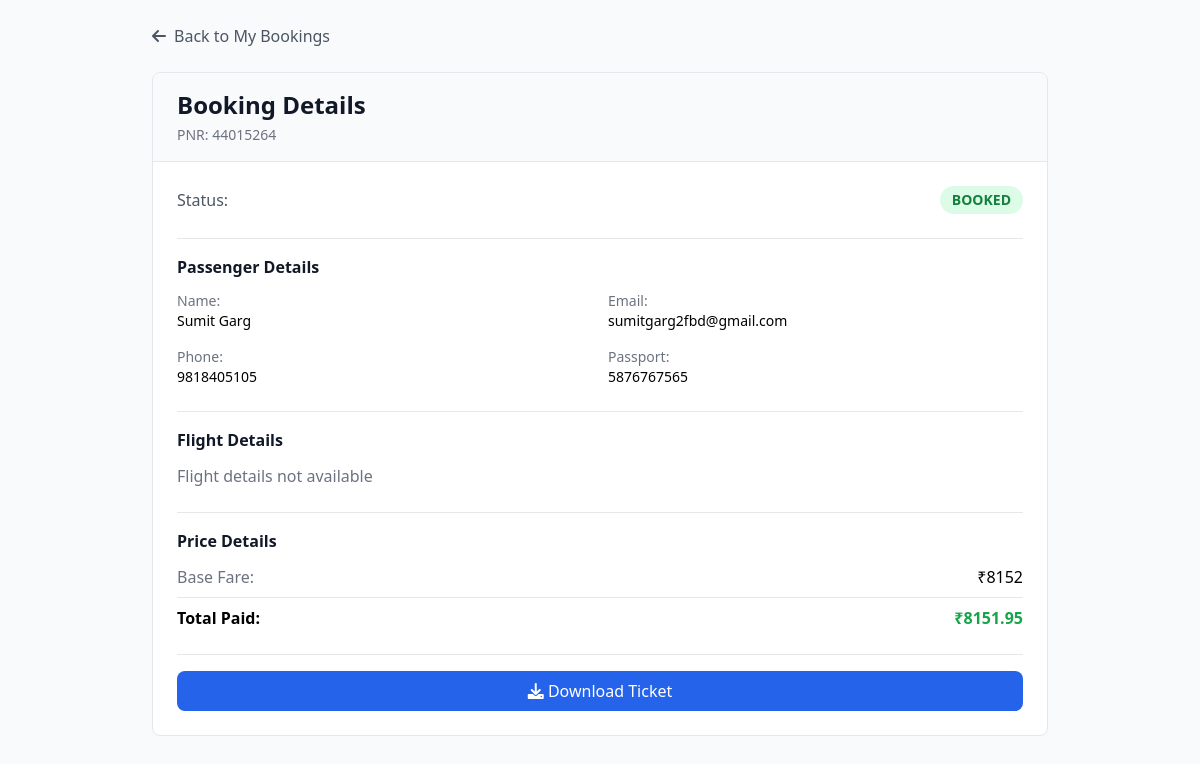
/booking/44015264/, run on the app's committed database.
### book_flight/models.py (models this page shows, shortened)
class FlightBookingModel(models.Model):
    BOOKING_STATUS_CHOICES = [
        ("PENDING", "Pending"),
        ("BOOKED", "Booked"),
        ("FAILED", "Failed"),
    ]
    PAYMENT_STATUS_CHOICES = [
        ("SUCCESS", "Success"),
        ("FAILED", "Failed"),
        ("PENDING", "Pending"),
    ]
    user = models.ForeignKey(User, on_delete=models.SET_NULL, null=True, blank=True)
    traveler = models.ForeignKey(
        "TravelerDetail",
        on_delete=models.CASCADE,
        null=True,
        blank=True
    )
    flight_offer = models.ForeignKey(
        "routes.FlightOfferModel",
        on_delete=models.CASCADE,
        null=True,
        blank=True
    )
    fare_option = models.CharField(max_length=20, default="STANDARD", null=True, blank=True)
    final_price_inr = models.DecimalField(max_digits=12, decimal_places=2, null=True, blank=True)
    booking_status = models.CharField(
        max_length=20,
        choices=BOOKING_STATUS_CHOICES,
        default="PENDING",
        null=True,
        blank=True
    )
    pnr = models.CharField(max_length=30, null=True, blank=True)
    booking_response = models.JSONField(null=True, blank=True)
    payu_txnid = models.CharField(max_length=100, unique=True, null=True, blank=True)
    payu_mihpayid = models.CharField(max_length=100, null=True, blank=True)
    payu_status = models.CharField(
        max_length=20,
        choices=PAYMENT_STATUS_CHOICES,
        default="PENDING",
        null=True,
        blank=True
    )
    payu_response = models.JSONField(null=True, blank=True)
    payment_verified = models.BooleanField(default=False)
    selected_extras = models.JSONField(default=list, blank=True)
    extras_amount_inr = models.DecimalField(max_digits=12, decimal_places=2, default=0, null=True, blank=True)
    created_at = models.DateTimeField(auto_now_add=True)

class TravelerDetail(models.Model):
    first_name = models.CharField(max_length=30, null=True, blank=True)
    last_name = models.CharField(max_length=30, null=True, blank=True)
    dob = models.DateField(null=True, blank=True)
    email = models.EmailField(max_length=50, null=True, blank=True)
    phone = models.CharField(max_length=15, null=True, blank=True)
    passport_no = models.CharField(max_length=40, null=True, blank=True)
    passport_expiry = models.DateField(null=True, blank=True)
    created_at = models.DateTimeField(auto_now_add=True)

### travel_detail/views.py (the view)
# urls.py: path('booking/<str:pnr>/', views.booking_detail, name='booking_detail'),
def booking_detail(request, pnr):
    from django.shortcuts import render
    booking = get_object_or_404(FlightBookingModel, pnr=pnr)
    return render(request, 'booking_detail.html', {'booking': booking})

### travel_detail/templates/booking_detail.html (shortened to what this page needs)
<!DOCTYPE html>
<html>
<head>
    <script src="https://cdn.tailwindcss.com"></script>
    <link rel="stylesheet" href="https://cdnjs.cloudflare.com/ajax/libs/font-awesome/6.0.0-beta3/css/all.min.css">
</head>
<body class="bg-gray-50 min-h-screen p-6">
    <div class="max-w-4xl mx-auto">
        <div class="mb-6">
            <a href="{% url 'my_bookings' %}" class="inline-flex items-center gap-2 text-gray-600 hover:text-gray-900">
                <i class="fas fa-arrow-left"></i>
                Back to My Bookings
            </a>
        </div>
        <div class="bg-white rounded-lg border border-gray-200 overflow-hidden">
            <div class="bg-gray-50 px-6 py-4 border-b border-gray-200">
                <h1 class="text-2xl font-bold text-gray-900">Booking Details</h1>
                <p class="text-gray-500 text-sm mt-1">PNR: {{ booking.pnr }}</p>
            </div>
            <div class="p-6 space-y-6">
                <div class="flex justify-between items-center">
                    <span class="text-gray-600">Status:</span>
                    <span class="px-3 py-1 rounded-full text-sm font-semibold
                        {% if booking.booking_status == 'BOOKED' %}
                            bg-green-100 text-green-700
                        {% elif booking.booking_status == 'PENDING' %}
                            bg-yellow-100 text-yellow-700
                        {% else %}
                            bg-red-100 text-red-700
                        {% endif %}
                    ">
                        {{ booking.booking_status }}
                    </span>
                </div>
                <div class="border-t pt-4">
                    <h2 class="font-semibold text-gray-900 mb-3">Passenger Details</h2>
                    <div class="grid grid-cols-2 gap-4 text-sm">
                        <div>
                            <span class="text-gray-500">Name:</span>
                            <p class="font-medium">{{ booking.traveler.first_name }} {{ booking.traveler.last_name }}</p>
                        </div>
                        <div>
                            <span class="text-gray-500">Email:</span>
                            <p class="font-medium">{{ booking.traveler.email }}</p>
                        </div>
                        <div>
                            <span class="text-gray-500">Phone:</span>
                            <p class="font-medium">{{ booking.traveler.phone }}</p>
                        </div>
                        <div>
                            <span class="text-gray-500">Passport:</span>
                            <p class="font-medium">{{ booking.traveler.passport_no }}</p>
                        </div>
                    </div>
                </div>
                <div class="border-t pt-4">
                    <h2 class="font-semibold text-gray-900 mb-3">Flight Details</h2>
                    {% if flight_details.itineraries %}
                        {% for itinerary in flight_details.itineraries %}
                            {% for segment in itinerary.segments %}
                            <div class="bg-gray-50 rounded-lg p-4 mb-3">
                                <div class="flex justify-between items-center mb-2">
                                    <span class="font-bold">{{ segment.carrierCode }} {{ segment.number }}</span>
                                    <span class="text-sm text-gray-500">{{ segment.duration }}</span>
                                </div>
                                <div class="grid grid-cols-2 gap-4 text-sm">
                                    <div>
                                        <span class="text-gray-500">Departure:</span>
                                        <p class="font-medium">{{ segment.departure.iataCode }}</p>
                                        <p class="text-xs text-gray-400">{{ segment.departure.at }}</p>
                                    </div>
                                    <div>
                                        <span class="text-gray-500">Arrival:</span>
                                        <p class="font-medium">{{ segment.arrival.iataCode }}</p>
                                        <p class="text-xs text-gray-400">{{ segment.arrival.at }}</p>
                                    </div>
                                </div>
                            </div>
                            {% endfor %}
                        {% endfor %}
                    {% else %}
                        <p class="text-gray-500">Flight details not available</p>
                    {% endif %}
                </div>
                <div class="border-t pt-4">
                    <h2 class="font-semibold text-gray-900 mb-3">Price Details</h2>
                    <div class="space-y-2">
                        <div class="flex justify-between">
                            <span class="text-gray-500">Base Fare:</span>
                            <span>₹{% widthratio booking.final_price_inr|default:0 1 1 %}</span>
                        </div>
                        <div class="flex justify-between font-bold pt-2 border-t">
                            <span>Total Paid:</span>
                            <span class="text-green-600">₹{{ booking.final_price_inr }}</span>
                        </div>
                    </div>
                </div>
                <div class="flex gap-3 pt-4 border-t">
                    <a href="{% url 'download_ticket' booking.pnr %}"
                       class="flex-1 text-center bg-blue-600 text-white px-4 py-2 rounded-lg hover:bg-blue-700 transition">
                        <i class="fas fa-download"></i> Download Ticket
                    </a>
                </div>
            </div>
        </div>
    </div>
</body>
</html>

### data on the page
FlightBookingModel: pnr "44015264", booking_status "BOOKED", traveler.first_name "Sumit", traveler.last_name "Garg", traveler.email "sumitgarg2fbd@gmail.com", traveler.phone "9818405105", traveler.passport_no "5876767565", final_price_inr "8152", final_price_inr "8151.95"
